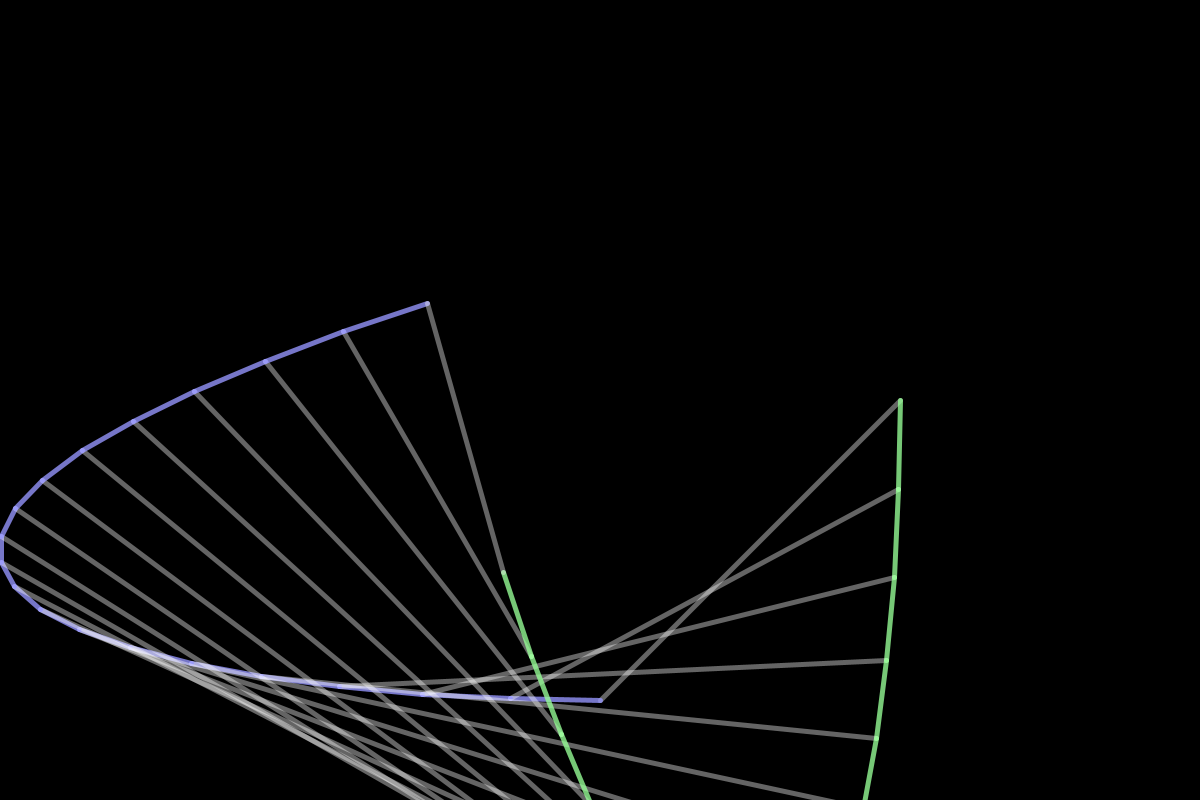
Frame 1 (no input)
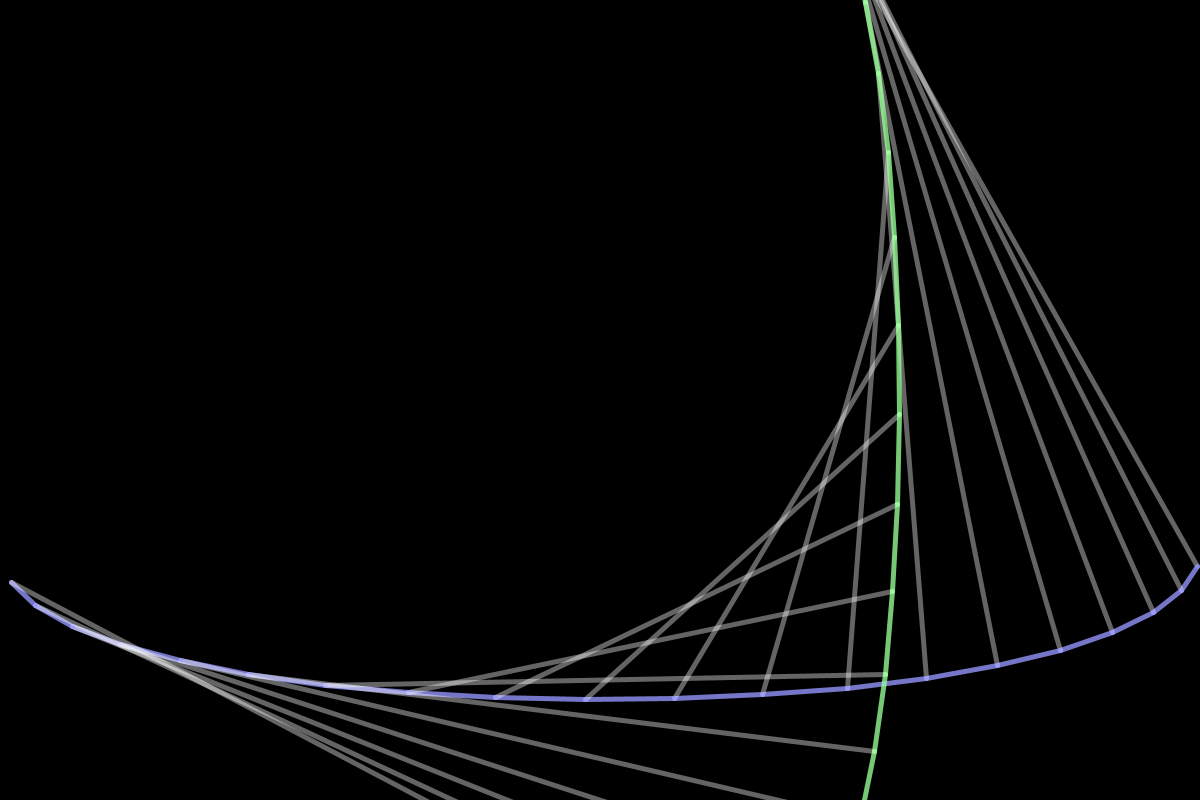
Frame 60 (the mouse pressed at the canvas centre just before this capture)
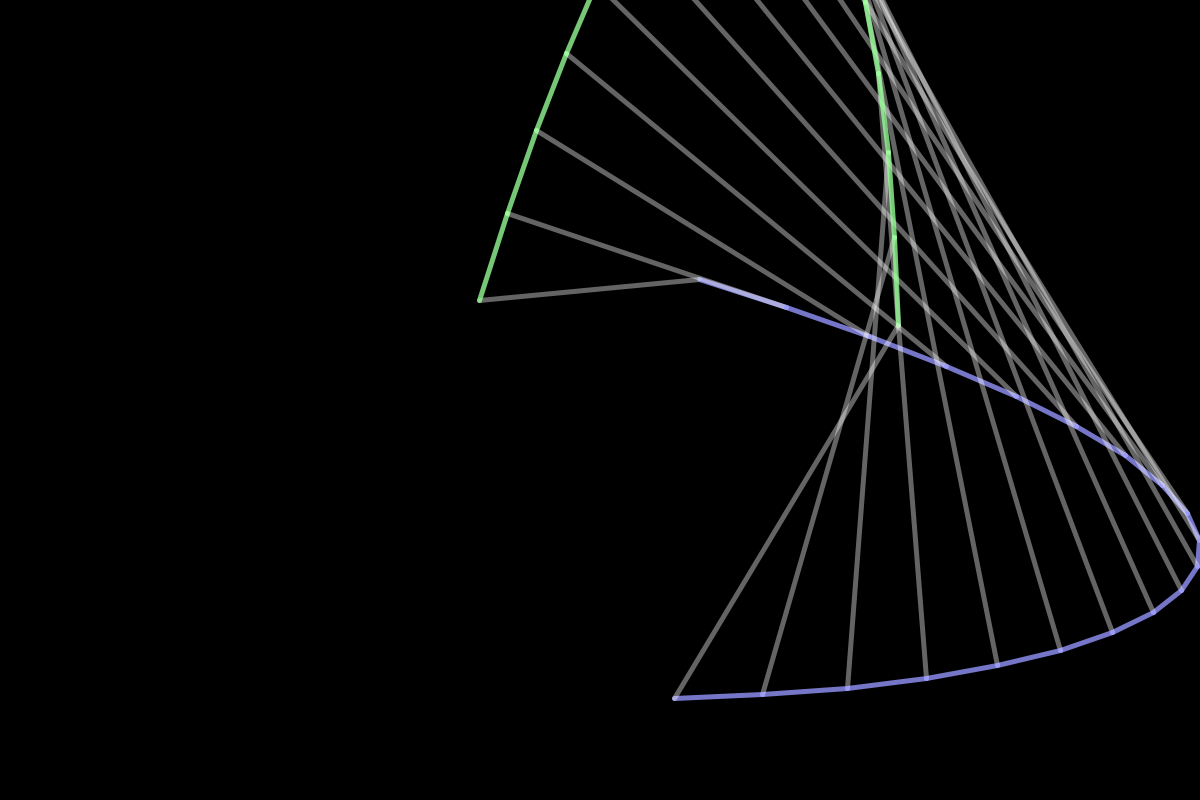
Frame 120 (the mouse held since frame 60 and released just before this capture)

The Processing sketch that drew these frames (run headless with seeded random() and noise(); from frame 60 on, the mouse is pressed at the canvas centre):

// Processing sketch: ArtWithMATH
// ── ArtWithMATH.pde
float t = 0;
float space = 3;
int tail = 20;
boolean invert = true;
float speed = 0.5;
int scl = 600;

public void setup() {
  size(1200,800);
  background(20);
}

float x1(float t) {
  float x = sin(t / 20) * scl;
  
  return x;
}

float y1(float t) {
  float y = cos(t / 30) * scl / 2;
  
  
  return y;
}

float x2(float t) {
  float x = cos(t / 30) * scl / 2;
  
  return x;
}

float y2(float t) {
  float y = sin(t / 20) * scl;
  
  if (invert) {
    return -y;
  } else {
    return y;
  }
}

public void draw() {
  background(0);
  stroke(255);
  strokeWeight(5);
  
  translate(width/2,height/2);
  
  for (int i = 0; i < tail; i++) {
    if (i > 0) {
      stroke(150,150,255,200);
      line(x1(t - space * i),y1(t - space * i),x1(t - space * i + space),y1(t - space * i + space));
      stroke(150,255,150,200);
      line(x2(t - space * i),y2(t - space * i),x2(t - space * i + space),y2(t - space * i + space));
    }
    stroke(255,100);
    line(x1(t - space * i),y1(t - space * i),x2(t - space * i),y2(t - space * i));
  }
  
  t += speed;
}
